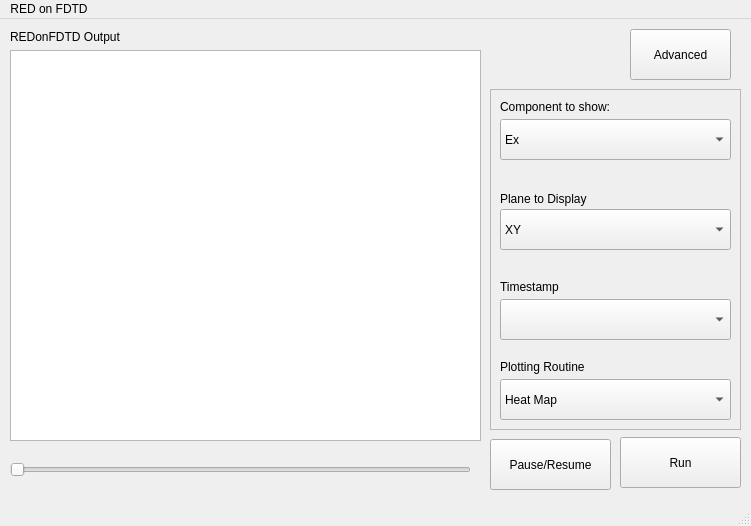
<?xml version="1.0" encoding="UTF-8"?>
<ui version="4.0">
 <class>MainWindow</class>
 <widget class="QMainWindow" name="MainWindow">
  <property name="geometry">
   <rect>
    <x>0</x>
    <y>0</y>
    <width>751</width>
    <height>526</height>
   </rect>
  </property>
  <property name="windowTitle">
   <string>MainWindow</string>
  </property>
  <widget class="QWidget" name="centralwidget">
   <widget class="QLabel" name="graphicsLabel">
    <property name="geometry">
     <rect>
      <x>10</x>
      <y>10</y>
      <width>411</width>
      <height>16</height>
     </rect>
    </property>
    <property name="text">
     <string>REDonFDTD Output</string>
    </property>
   </widget>
   <widget class="QGraphicsView" name="graphicsView">
    <property name="geometry">
     <rect>
      <x>10</x>
      <y>31</y>
      <width>471</width>
      <height>391</height>
     </rect>
    </property>
   </widget>
   <widget class="QPushButton" name="RunButton">
    <property name="geometry">
     <rect>
      <x>620</x>
      <y>418</y>
      <width>121</width>
      <height>51</height>
     </rect>
    </property>
    <property name="text">
     <string>Run</string>
    </property>
    <property name="checkable">
     <bool>false</bool>
    </property>
   </widget>
   <widget class="QPushButton" name="pauseButton">
    <property name="geometry">
     <rect>
      <x>490</x>
      <y>420</y>
      <width>121</width>
      <height>51</height>
     </rect>
    </property>
    <property name="text">
     <string>Pause/Resume</string>
    </property>
   </widget>
   <widget class="QSlider" name="horizontalSlider">
    <property name="geometry">
     <rect>
      <x>10</x>
      <y>440</y>
      <width>461</width>
      <height>21</height>
     </rect>
    </property>
    <property name="orientation">
     <enum>Qt::Horizontal</enum>
    </property>
   </widget>
   <widget class="QToolButton" name="OptionButton">
    <property name="geometry">
     <rect>
      <x>630</x>
      <y>10</y>
      <width>101</width>
      <height>51</height>
     </rect>
    </property>
    <property name="text">
     <string>Advanced</string>
    </property>
   </widget>
   <widget class="QFrame" name="graphicViewControls">
    <property name="geometry">
     <rect>
      <x>490</x>
      <y>70</y>
      <width>251</width>
      <height>341</height>
     </rect>
    </property>
    <property name="frameShape">
     <enum>QFrame::StyledPanel</enum>
    </property>
    <property name="frameShadow">
     <enum>QFrame::Raised</enum>
    </property>
    <widget class="QComboBox" name="componentBox">
     <property name="geometry">
      <rect>
       <x>10</x>
       <y>30</y>
       <width>231</width>
       <height>41</height>
      </rect>
     </property>
     <item>
      <property name="text">
       <string>Ex</string>
      </property>
     </item>
     <item>
      <property name="text">
       <string>Ey</string>
      </property>
     </item>
     <item>
      <property name="text">
       <string>Ez</string>
      </property>
     </item>
     <item>
      <property name="text">
       <string>Bx</string>
      </property>
     </item>
     <item>
      <property name="text">
       <string>By</string>
      </property>
     </item>
     <item>
      <property name="text">
       <string>Bz</string>
      </property>
     </item>
     <item>
      <property name="text">
       <string>|E|</string>
      </property>
     </item>
     <item>
      <property name="text">
       <string>|B|</string>
      </property>
     </item>
    </widget>
    <widget class="QLabel" name="componentLabel">
     <property name="geometry">
      <rect>
       <x>10</x>
       <y>10</y>
       <width>231</width>
       <height>16</height>
      </rect>
     </property>
     <property name="text">
      <string>Component to show:</string>
     </property>
    </widget>
    <widget class="QLabel" name="planeLabel">
     <property name="geometry">
      <rect>
       <x>10</x>
       <y>100</y>
       <width>231</width>
       <height>20</height>
      </rect>
     </property>
     <property name="text">
      <string>Plane to Display</string>
     </property>
    </widget>
    <widget class="QComboBox" name="planeBox">
     <property name="geometry">
      <rect>
       <x>10</x>
       <y>120</y>
       <width>231</width>
       <height>41</height>
      </rect>
     </property>
     <item>
      <property name="text">
       <string>XY</string>
      </property>
     </item>
     <item>
      <property name="text">
       <string>XZ</string>
      </property>
     </item>
     <item>
      <property name="text">
       <string>YZ</string>
      </property>
     </item>
    </widget>
    <widget class="QLabel" name="timeLabel">
     <property name="geometry">
      <rect>
       <x>10</x>
       <y>190</y>
       <width>231</width>
       <height>16</height>
      </rect>
     </property>
     <property name="text">
      <string>Timestamp</string>
     </property>
    </widget>
    <widget class="QComboBox" name="timeBox">
     <property name="geometry">
      <rect>
       <x>10</x>
       <y>210</y>
       <width>231</width>
       <height>41</height>
      </rect>
     </property>
    </widget>
    <widget class="QLabel" name="plotLabel">
     <property name="geometry">
      <rect>
       <x>10</x>
       <y>270</y>
       <width>231</width>
       <height>16</height>
      </rect>
     </property>
     <property name="text">
      <string>Plotting Routine</string>
     </property>
    </widget>
    <widget class="QComboBox" name="plotBox">
     <property name="geometry">
      <rect>
       <x>10</x>
       <y>290</y>
       <width>231</width>
       <height>41</height>
      </rect>
     </property>
     <item>
      <property name="text">
       <string>Heat Map</string>
      </property>
     </item>
    </widget>
   </widget>
   <zorder>graphicViewControls</zorder>
   <zorder>graphicsLabel</zorder>
   <zorder>graphicsView</zorder>
   <zorder>RunButton</zorder>
   <zorder>pauseButton</zorder>
   <zorder>horizontalSlider</zorder>
   <zorder>OptionButton</zorder>
  </widget>
  <widget class="QMenuBar" name="menubar">
   <property name="geometry">
    <rect>
     <x>0</x>
     <y>0</y>
     <width>751</width>
     <height>29</height>
    </rect>
   </property>
   <widget class="QMenu" name="menuRED_on_FDTD">
    <property name="title">
     <string>RED on FDTD</string>
    </property>
   </widget>
   <addaction name="menuRED_on_FDTD"/>
  </widget>
  <widget class="QStatusBar" name="statusbar"/>
 </widget>
 <resources/>
 <connections/>
</ui>
